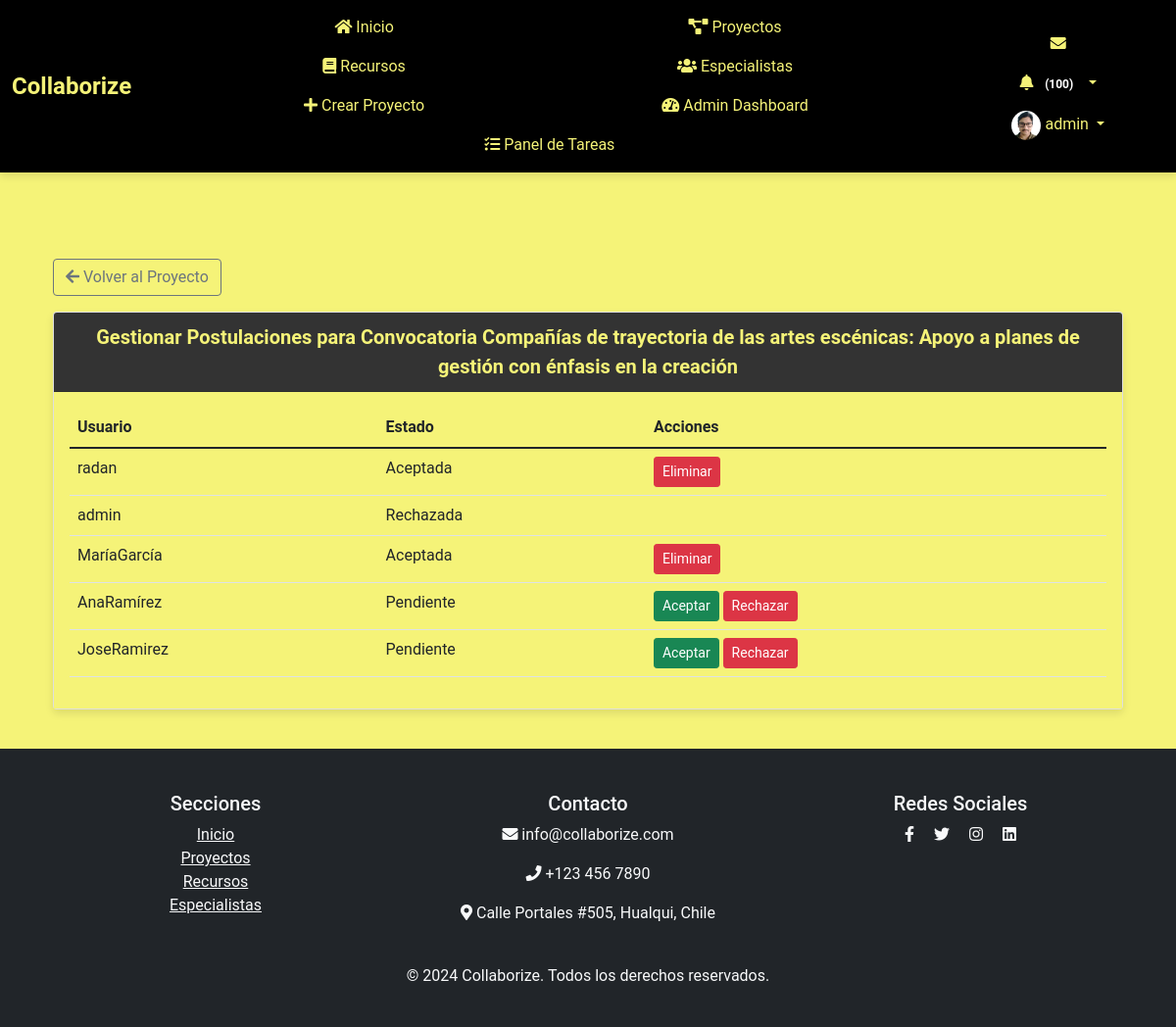
Page /proyecto/3/gestionar_postulaciones/ (signed in) on the committed database.
### myapp/models.py (models this page shows, shortened)
class Perfil(models.Model):
    user = models.OneToOneField(User, on_delete=models.CASCADE)
    nombre = models.CharField(max_length=30, blank=True, null=True)
    apellido = models.CharField(max_length=30, blank=True, null=True)
    telefono = models.CharField(max_length=15, blank=True, null=True)
    fecha_nacimiento = models.DateField(null=True, blank=True)
    avatar = models.ImageField(upload_to='avatars/', null=True, blank=True)
    website = models.URLField(max_length=200, blank=True, null=True)
    twitter = models.URLField(max_length=200, blank=True, null=True)
    facebook = models.URLField(max_length=200, blank=True, null=True)
    linkedin = models.URLField(max_length=200, blank=True, null=True)
    habilidad_1 = models.CharField(max_length=100, blank=True, null=True)
    habilidad_2 = models.CharField(max_length=100, blank=True, null=True)
    habilidad_3 = models.CharField(max_length=100, blank=True, null=True)
    experiencia = models.TextField(blank=True, null=True)
    especialidad = models.CharField(max_length=200, blank=True, null=True)
    ubicacion = models.CharField(max_length=200, blank=True, null=True)
    disponibilidad = models.BooleanField(blank=True, null=True)

class Proyecto(models.Model):
    nombre = models.CharField(max_length=200)
    descripcion = models.TextField()
    fecha_inicio = models.DateField()
    fecha_fin = models.DateField()
    ciudad = models.CharField(max_length=100, blank=True, null=True)
    imagen = models.ImageField(upload_to='proyectos/', blank=True, null=True)
    categoria = models.CharField(max_length=100, choices=[
        ('tecnologia', 'Tecnología'),
        ('educacion', 'Educación'),
        ('salud', 'Salud'),
        ('finanzas', 'Finanzas'),
        ('energia', 'Energía'),
        ('animales', 'Animales'),
    ], default='tecnologia')
    creador = models.ForeignKey(User, on_delete=models.CASCADE, related_name='proyectos_creados')
    colaboradores = models.ManyToManyField(User, related_name='proyectos_colaborados')

class Postulacion(models.Model):
    ESTADO_CHOICES = [
        ('pendiente', 'Pendiente'),
        ('aceptada', 'Aceptada'),
        ('rechazada', 'Rechazada'),
    ]
    proyecto = models.ForeignKey(Proyecto, on_delete=models.CASCADE)
    usuario = models.ForeignKey(User, on_delete=models.CASCADE)
    estado = models.CharField(max_length=10, choices=ESTADO_CHOICES, default='pendiente')
    fecha_postulacion = models.DateTimeField(auto_now_add=True)
    class Meta:
        unique_together = ('proyecto', 'usuario')

### myapp/views.py (the view, shortened to what this page needs)
# urls.py: path('proyecto/<int:proyecto_id>/gestionar_postulaciones/', views.gestionar_postulaciones, name='gestionar_postulaciones'),
@login_required
@permission_required('myapp.change_proyecto', raise_exception=True)
def gestionar_postulaciones(request, proyecto_id):
    proyecto = get_object_or_404(Proyecto, id=proyecto_id)
    postulaciones = proyecto.postulacion_set.all()
    return render(request, 'myapp/gestionar_postulaciones.html', {
        'proyecto': proyecto,
        'postulaciones': postulaciones,
    })

### myapp/templates/myapp/gestionar_postulaciones.html (shortened to what this page needs)
{% extends "myapp/base.html" %}
{% load static %}
{% block extra_css %}
<link rel="stylesheet" href="{% static 'myapp/css/proyecto_detalle.css' %}">
{% endblock %}
{% block content %}
<div class="container mt-5">
    <div class="mb-3">
        <a href="{% url 'proyecto_detalle' proyecto.id %}" class="btn btn-outline-secondary">
            <i class="fas fa-arrow-left"></i> Volver al Proyecto
        </a>
    </div>
    <div class="card mb-3">
        <div class="card-header">
            Gestionar Postulaciones para {{ proyecto.nombre }}
        </div>
        <div class="card-body">
            <table class="table table-hover">
                <thead>
                    <tr>
                        <th scope="col">Usuario</th>
                        <th scope="col">Estado</th>
                        <th scope="col">Acciones</th>
                    </tr>
                </thead>
                <tbody>
                    {% for postulacion in postulaciones %}
                    <tr>
                        <td>{{ postulacion.usuario.username }}</td>
                        <td>{{ postulacion.get_estado_display }}</td>
                        <td>
                            {% if postulacion.estado == 'pendiente' %}
                            <form method="post" class="d-inline">
                                <button type="submit" class="btn btn-success btn-sm">Aceptar</button>
                            </form>
                            <form method="post" class="d-inline">
                                <button type="submit" class="btn btn-danger btn-sm">Rechazar</button>
                            </form>
                            {% elif postulacion.estado == 'aceptada' %}
                            <form method="post" class="d-inline">
                                <button type="submit" class="btn btn-danger btn-sm">Eliminar</button>
                            </form>
                            {% endif %}
                        </td>
                    </tr>
                    {% endfor %}
                </tbody>
            </table>
        </div>
    </div>
</div>
{% endblock %}

### myapp/templates/myapp/base.html (shortened to what this page needs)
<!DOCTYPE html>
<html lang="es">
<head>
    {% load static %}
    <link rel="stylesheet" href="https://cdn.jsdelivr.net/npm/bootstrap@5.1.3/dist/css/bootstrap.min.css">
    <link rel="stylesheet" href="https://cdnjs.cloudflare.com/ajax/libs/font-awesome/5.15.4/css/all.min.css">
    <link rel="stylesheet" href="https://cdn.jsdelivr.net/npm/@icon/entypo@1.0.3/entypo.css">
    <link rel="stylesheet" href="https://cdnjs.cloudflare.com/ajax/libs/bootstrap-datepicker/1.9.0/css/bootstrap-datepicker.min.css">
    <link rel="stylesheet" href="{% static 'css/style.css' %}">
    <link rel="stylesheet" href="{% static 'css/ver_perfil.css' %}">
    <link rel="stylesheet" href="{% static 'css/register.css' %}">
    {% block extra_css %}{% endblock %}
</head>
<body>
    {% if user.is_authenticated %}
    <header>
        <nav class="navbar navbar-expand-lg fixed-top custom-navbar">
            <div class="container-fluid d-flex justify-content-between align-items-center">
                <a class="navbar-brand" href="{% url 'index' %}">
                    <span style="font-weight: bold; color: #f5f378; font-size: 1.5rem;">Collaborize</span>
                </a>
                <div class="collapse navbar-collapse justify-content-between" id="navbarNav">
                    <ul class="navbar-nav mx-auto">
                        <li class="nav-item"><a class="nav-link" href="{% url 'index' %}"><i class="fas fa-home"></i> Inicio</a></li>
                        <li class="nav-item"><a class="nav-link" href="{% url 'proyecto_lista' %}"><i class="fas fa-project-diagram"></i> Proyectos</a></li>
                        <li class="nav-item"><a class="nav-link" href="{% url 'listar_recursos' %}"><i class="fas fa-book"></i> Recursos</a></li>
                        <li class="nav-item"><a class="nav-link" href="{% url 'listar_especialistas' %}"><i class="fas fa-users"></i> Especialistas</a></li>
                        {% if user.is_staff %}
                        <li class="nav-item"><a class="nav-link" href="{% url 'crear_proyecto' %}"><i class="fas fa-plus"></i> Crear Proyecto</a></li>
                        <li class="nav-item"><a class="nav-link" href="{% url 'admin_dashboard' %}"><i class="fas fa-tachometer-alt"></i> Admin Dashboard</a></li>
                        <li class="nav-item"><a class="nav-link" href="{% url 'admin_panel_tareas' %}"><i class="fas fa-tasks"></i> Panel de Tareas</a></li>
                        {% endif %}
                    </ul>
                    <ul class="navbar-nav ms-auto">
                        <li class="nav-item">
                            <a class="nav-link" href="{% url 'listar_mensajes' %}"><i class="fas fa-envelope"></i>
                            </a>
                        </li>
                        <li class="nav-item dropdown">
                            <a class="nav-link dropdown-toggle" href="#" id="notificacionesDropdown" role="button" data-bs-toggle="dropdown" aria-haspopup="true" aria-expanded="false">
                                <i class="fas fa-bell"></i>
                                <span id="notificaciones-count" class="badge badge-danger"></span>
                            </a>
                        </li>
                        <li class="nav-item dropdown">
                            <a class="nav-link dropdown-toggle" href="#" id="perfilDropdown" role="button" data-bs-toggle="dropdown" aria-haspopup="true" aria-expanded="false">
                                <img src="{% if user.perfil.avatar %}{{ user.perfil.avatar.url }}{% else %}{% static 'images/default_avatar.png' %}{% endif %}" alt="Foto de perfil" class="rounded-circle" width="30" height="30">
                                {{ user.username }}
                            </a>
                        </li>
                    </ul>
                </div>
            </div>
        </nav>
    </header>
    {% endif %}
    <main class="container">
        {% block content %}{% endblock %}
    </main>
    {% block footer %}
    <footer class="bg-dark text-light py-4">
        <div class="container">
            <div class="row">
                <div class="col-md-4">
                    <h5>Secciones</h5>
                    <ul class="list-unstyled">
                        <li><a href="{% url 'index' %}" class="text-light">Inicio</a></li>
                        <li><a href="{% url 'proyecto_lista' %}" class="text-light">Proyectos</a></li>
                        <li><a href="{% url 'listar_recursos' %}" class="text-light">Recursos</a></li>
                        <li><a href="{% url 'listar_especialistas' %}" class="text-light">Especialistas</a></li>
                    </ul>
                </div>
                <div class="col-md-4">
                    <h5>Contacto</h5>
                    <p><i class="fas fa-envelope"></i> info@collaborize.com</p>
                    <p><i class="fas fa-phone"></i> +123 456 7890</p>
                    <p><i class="fas fa-map-marker-alt"></i> Calle Portales #505, Hualqui, Chile</p>
                </div>
                <div class="col-md-4">
                    <h5>Redes Sociales</h5>
                    <a href="#" class="text-light me-3"><i class="fab fa-facebook-f"></i></a>
                    <a href="#" class="text-light me-3"><i class="fab fa-twitter"></i></a>
                    <a href="#" class="text-light me-3"><i class="fab fa-instagram"></i></a>
                    <a href="#" class="text-light"><i class="fab fa-linkedin"></i></a>
                </div>
            </div>
            <div class="text-center mt-4">
                <p>&copy; 2024 Collaborize. Todos los derechos reservados.</p>
            </div>
        </div>
    </footer>
    {% endblock %}
</body>
</html>

### myapp/static/css/style.css (style rules this page uses)
body { padding-top: 0.1px; background-color: #f5f378; font-family: 'Roboto', sans-serif; color: #333; }
.navbar.custom-navbar { background-color: #343a40; z-index: 1000; position: fixed; top: 0; width: 100%; box-shadow: 0 4px 8px rgba(0, 0, 0, 0.1); }
.navbar.custom-navbar .navbar-nav .nav-link { color: #f5f378; transition: color 0.3s; }
.navbar.custom-navbar .navbar-brand { color: #f5f378; font-weight: bold; font-size: 1.5rem; transition: color 0.3s; }
.navbar .nav-item { margin-left: 1rem; }
@media (max-width: 1200px) { .navbar.custom-navbar .navbar-nav { flex-wrap: wrap; justify-content: center; } }
@media (max-width: 1200px) { .navbar.custom-navbar .navbar-nav .nav-item { flex: 0 0 45%; text-align: center; } }
.container { margin-top: 20px; }
.card { box-shadow: 0 4px 8px rgba(0, 0, 0, 0.1); transition: transform 0.2s; }
footer { background-color: #343a40; color: #f5f378; padding: 20px 0; text-align: center; margin-top: 40px; }
.card-header { font-size: 1.25rem; font-weight: bold; background-color: #333333; color: #f5f378; padding: 10px; text-align: center; }

### myapp/static/css/ver_perfil.css (style rules this page uses)
.card-body { background: #f5f378; }

### myapp/static/css/register.css (style rules this page uses)
body { background-color: #dcc4fa; }

### myapp/static/css/proyecto_detalle.css (style rules this page uses)
body { background-color: #f4f4f9; font-family: 'Roboto', sans-serif; }
.container { margin-top: 20px; }
.mt-5 { margin-top: 3rem !important; }
.mb-3 { margin-bottom: 1rem !important; }

### myapp/templates/myapp/base.html (style rules this page uses)
body { background-color: #f5f378; }
.navbar.custom-navbar { background-color: #000000; z-index: 1000; }
.navbar.custom-navbar .navbar-nav .nav-link { color: #f5f378; }
.navbar.custom-navbar .navbar-brand { color: #f5f378; }
.navbar .nav-item { margin-left: 1rem; }
@media (max-width: 1200px) { .navbar.custom-navbar .navbar-nav { flex-wrap: wrap; justify-content: center; } }
@media (max-width: 1200px) { .navbar.custom-navbar .navbar-nav .nav-item { flex: 0 0 45%; text-align: center; } }

### rows in the picture
Proyecto: nombre "Convocatoria Compañías de trayectoria de las artes escénicas: Apoyo a planes de gestión con énfasis en la creación"
Postulacion: usuario.username "radan", estado "Aceptada"
Postulacion: usuario.username "admin", estado "Rechazada"
Postulacion: usuario.username "MaríaGarcía", estado "Aceptada"
Postulacion: usuario.username "AnaRamírez", estado "Pendiente"
Postulacion: usuario.username "JoseRamirez", estado "Pendiente"

### other values in the picture
{{ user.username }} "admin"
